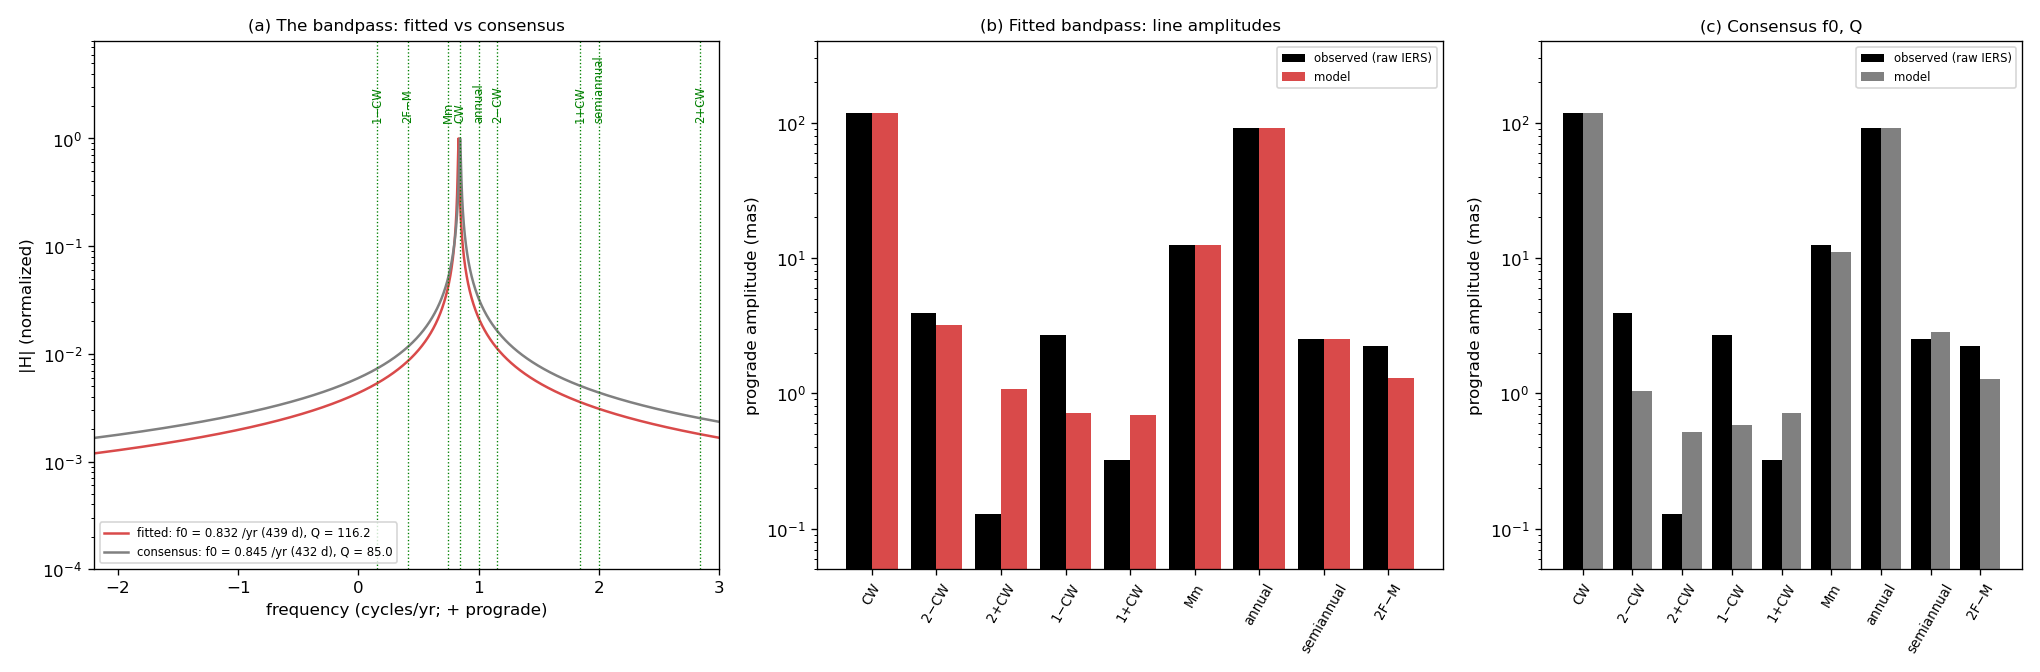

The script that saved this image:
#!/usr/bin/env python3
"""A bandpass that lets every comb line emerge at its observed strength (2026-10-23).
Discussion: cw_synchronized_wobble.md, section 3; cw_data_tests.md, section 6. Needs data/finals2000A.all (fetch_eop.py).

No consensus constraints: the natural frequency f0 and Q are free (a forced wobble needs no high Q to keep ringing),
and so are the pulse shape and the north/south asymmetry.

Forcing (wavenumber 0, sign-blind): kick = sin^2(beta) (a/r)^3 ~ (1/2 - cos 2F / 2)(1 + 3e cos M) sampled by a
semiannual comb whose alternate pulses are 1 + a and 1 - a. Comb harmonic k carries weight 1 (even k) or a (odd k),
times the pulse-shape factor w(k) = exp(-(2 pi k tau)^2 / 2) [(1 - b) + b k / 14]: tau is the rms width, b = 0 a
one-way pulse, b = 1 a push-pull (rate-of-change) pulse. Each real line at nu reaches polar motion through the
prograde mode H(f) = 1 / (lambda - i (f - f0)), lambda = f0 / 2Q, at +nu and at -nu.
Observed: prograde and retrograde amplitudes of every line, fitted jointly to raw complex polar motion 1973-2026.
Fit: log-amplitude misfit (weights favour the clean, strong lines), differential evolution over f0, Q, tau, b, a.
    python3 cw_bandpass.py  -> cw_bandpass.png, cw_bandpass.json
"""
import json
from pathlib import Path

import matplotlib
import numpy as np
from scipy.optimize import differential_evolution

import cw_eop_closure as E

matplotlib.use("Agg")
import matplotlib.pyplot as plt  # noqa: E402

HERE = Path(__file__).resolve().parent
YEAR = 365.2422
F2F = 2 * YEAR / 27.212221          # 26.8438, twice the draconic frequency
FM = YEAR / 27.554550               # 13.2553, anomalistic
ECC = 0.0549

# (label, source frequency, source amplitude, comb harmonic k)
SOURCES = {"DC": (0.0, 0.5), "2F": (F2F, 0.5), "M": (FM, 1.5 * ECC), "2F-M": (F2F - FM, 0.75 * ECC), "2F+M": (F2F + FM, 0.75 * ECC)}
LINES = [("CW", "2F", 26), ("2−CW", "2F", 28), ("2+CW", "2F", 24), ("1−CW", "2F", 27), ("1+CW", "2F", 25),
         ("Mm", "M", 14), ("annual", "DC", 1), ("semiannual", "DC", 2), ("2F−M", "2F-M", 14)]
# Fitted lines (log misfit) and upper-limit lines (penalized only when the model exceeds observed + noise floor).
# The annual line also has its own excitation: the seasonal mass shift has a sign (north, then south), so its direct
# effect alternates and feeds the odd harmonics (annual); the lunar coupling rides on the magnitude of the inertia
# pulse and feeds the even ones (CW, Mm, semiannual). The direct annual amplitude is a free parameter.
FIT = {"CW": 3, "Mm": 2, "semiannual": 1.5, "annual": 1.0}
UPPER = {"2−CW": 1, "1+CW": 1, "2+CW": 1, "1−CW": 1, "2F−M": 1}
FLOOR_MAS = 1.0                      # typical amplitude of a noise line in raw p near these frequencies


def line_freq(src, k):
    return abs(k - SOURCES[src][0]) if src != "DC" else float(k)


def observed():
    tb, xb, yb = E.load_finals(); p = xb - 1j * yb
    fr = []
    for name, src, k in LINES:
        nu = line_freq(src, k); fr += [nu, -nu]
    c, _, _ = E.fit_lines(tb, p, list(dict.fromkeys(fr)))
    return {name: (float(abs(c[line_freq(src, k)]) * 1e3), float(abs(c[-line_freq(src, k)]) * 1e3)) for name, src, k in LINES}


def model(x):
    f0, logq, tau_d, b, a, ann = x
    lam = f0 / (2 * 10 ** logq); tau = tau_d / YEAR
    H = lambda f: 1 / abs(lam - 1j * (f - f0))
    w = lambda k: np.exp(-0.5 * (2 * np.pi * k * tau) ** 2) * abs((1 - b) + b * k / 14)
    out = {}
    for name, src, k in LINES:
        nu = line_freq(src, k); amp = SOURCES[src][1] * w(k) * (a if k % 2 else 1.0) / 2
        if name == "annual":
            amp = amp + ann                                   # direct seasonal excitation (relative units)
        out[name] = (amp * H(nu), amp * H(-nu))
    return out


def misfit(x, obs):
    m = model(x)
    s = obs["CW"][0] / m["CW"][0]                           # scale set by the CW
    r = 0.0
    for n, wgt in FIT.items():
        r += wgt * np.log(s * m[n][0] / obs[n][0]) ** 2
    for n, wgt in UPPER.items():
        r += wgt * max(0.0, np.log(s * m[n][0] / (obs[n][0] + FLOOR_MAS))) ** 2
    return r


def main():
    obs = observed()
    bounds = [(0.70, 1.30), (0.0, 2.5), (0.0, 12.0), (0.0, 1.0), (0.0, 1.0), (0.0, 50.0)]
    runs = {}
    for label, bnd in {"all free": bounds,
                       "consensus (f0 = 432.3 d, Q = 85)": [(YEAR / 432.3, YEAR / 432.3 + 1e-9), (np.log10(85), np.log10(85) + 1e-9)] + bounds[2:],
                       "f0 free, Q >= 50": [bounds[0], (np.log10(50), 2.5)] + bounds[2:]}.items():
        res = differential_evolution(misfit, bnd, args=(obs,), seed=2, popsize=40, maxiter=600, tol=1e-10, polish=True)
        m = model(res.x); s = obs["CW"][0] / m["CW"][0]
        runs[label] = dict(f0=res.x[0], period_days=YEAR / res.x[0], Q=10 ** res.x[1], tau_days=res.x[2], b=res.x[3],
                           a=res.x[4], annual_direct=res.x[5], misfit=res.fun,
                           lines={n: dict(obs_pro=obs[n][0], obs_retro=obs[n][1], mod_pro=s * m[n][0], mod_retro=s * m[n][1]) for n in m})
    # how flat is the optimum in f0 and Q? profile the misfit
    prof = []
    for f0 in np.linspace(0.74, 0.95, 22):
        r = differential_evolution(misfit, [(f0, f0 + 1e-9)] + bounds[1:], args=(obs,), seed=3, popsize=20, maxiter=300, tol=1e-9)
        prof.append((f0, r.fun, 10 ** r.x[1], r.x[2], r.x[3]))
    qprof = []
    for lq in np.linspace(0.0, 2.5, 11):
        r = differential_evolution(misfit, [bounds[0], (lq, lq + 1e-9)] + bounds[2:], args=(obs,), seed=3, popsize=20, maxiter=300, tol=1e-9)
        qprof.append((10 ** lq, r.fun, r.x[0], r.x[2], r.x[3]))
    out = {"observed_mas": obs, "runs": runs, "f0_profile": prof, "Q_profile": qprof}
    (HERE / "cw_bandpass.json").write_text(json.dumps(out, indent=1, default=float))
    report(out)
    plot(out)


def report(out):
    for label, r in out["runs"].items():
        print(f"== {label}: f0 {r['f0']:.4f} /yr ({r['period_days']:.0f} d)  Q {r['Q']:.1f}  pulse rms {r['tau_days']:.1f} d  "
              f"push-pull b {r['b']:.2f}  N/S asymmetry a {r['a']:.3f}  direct annual {r['annual_direct']:.2f}  misfit {r['misfit']:.3f}")
        for n, d in r["lines"].items():
            print(f"   {n:10s} observed {d['obs_pro']:7.2f} / {d['obs_retro']:6.2f}   model {d['mod_pro']:7.2f} / {d['mod_retro']:6.2f}  mas (pro / retro)")
    print("f0 profile (f0, misfit, Q, tau d, b):", [(round(f, 3), round(m, 3), round(q, 1), round(t, 1), round(b, 2)) for f, m, q, t, b in out["f0_profile"]])
    print("Q profile (Q, misfit, f0, tau d, b):", [(round(q, 1), round(m, 3), round(f, 3), round(t, 1), round(b, 2)) for q, m, f, t, b in out["Q_profile"]])


def plot(out):
    r = out["runs"]["all free"]; c = out["runs"]["consensus (f0 = 432.3 d, Q = 85)"]
    fig, axs = plt.subplots(1, 3, figsize=(17, 5.6), gridspec_kw=dict(width_ratios=[1.3, 1.3, 1]))
    ax = axs[0]
    f = np.linspace(-3, 3, 3001)
    for rr, col, lab in ((r, "#d94a4a", "fitted"), (c, "0.5", "consensus")):
        lam = rr["f0"] / (2 * rr["Q"]); H = 1 / np.abs(lam - 1j * (f - rr["f0"]))
        ax.semilogy(f, H / H.max(), color=col, lw=1.5,
                    label=f"{lab}: f0 = {rr['f0']:.3f} /yr ({rr['period_days']:.0f} d), Q = {rr['Q']:.1f}")
    for name, src, k in LINES:
        nu = line_freq(src, k); ax.axvline(nu, color="g", ls=":", lw=0.8)
        ax.text(nu, 1.4, name, rotation=90, fontsize=7, color="g", ha="center", va="bottom")
    ax.set_xlim(-2.2, 3.0); ax.set_ylim(1e-4, 8); ax.set_xlabel("frequency (cycles/yr; + prograde)"); ax.set_ylabel("|H| (normalized)")
    ax.legend(fontsize=7, loc="lower left"); ax.set_title("(a) The bandpass: fitted vs consensus", fontsize=10)
    for ax, rr, ttl in ((axs[1], r, "(b) Fitted bandpass: line amplitudes"), (axs[2], c, "(c) Consensus f0, Q")):
        names = list(rr["lines"]); x = np.arange(len(names))
        ax.bar(x - 0.2, [rr["lines"][n]["obs_pro"] for n in names], 0.4, color="k", label="observed (raw IERS)")
        ax.bar(x + 0.2, [rr["lines"][n]["mod_pro"] for n in names], 0.4, color="#d94a4a" if rr is r else "0.5", label="model")
        ax.set_yscale("log"); ax.set_xticks(x); ax.set_xticklabels(names, rotation=60, fontsize=8); ax.set_ylabel("prograde amplitude (mas)")
        ax.set_ylim(0.05, 400); ax.legend(fontsize=7); ax.set_title(ttl, fontsize=10)
    fig.tight_layout(); fig.savefig(HERE / "cw_bandpass.png", dpi=120); plt.close(fig)


if __name__ == "__main__":
    main()
